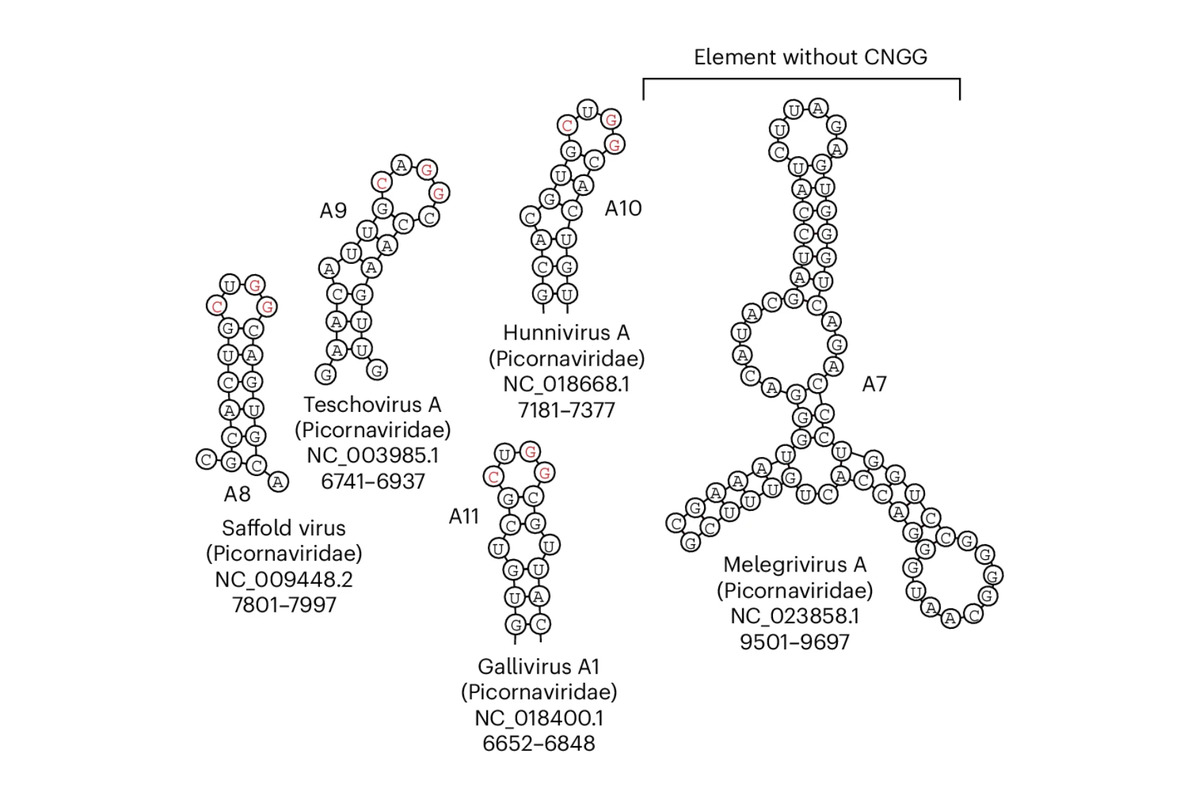
#> input picture images/papers/s41587-025-02891-7.jpg, 1200 x 800 px
$ python paper-image.py ../images/papers/s41587-025-02891-7.jpg ../images/papers/s41587-025-02891-7.jpg
#> lines starting #> are read from the running program, lines starting #| are printed output that depends on the picture
#!/usr/bin/env python3
"""
Make a paper's picture for its card on the Research page
(_includes/research_papers.html): the white margins trimmed, then white
added round the figure to make it 3:2, the card's own shape, with a little
room on every side, at most 1200px wide, as a JPEG in images/papers/. The
card shows the picture whole (object-fit: contain), so a picture made this
way fills its box and nothing in it is cut off.

A fragment cut through at the edge of a panel (half a label, an arrow from
the next panel) is best painted out before, in any image editor.

Usage, from the repository root (needs Pillow: `pip install pillow`):

    python3 _tools/paper-image.py figure.png images/papers/s41587-025-02891-7.jpg

then name the file in the paper's `image:` in _data/publist.yml.
"""

import sys

from PIL import Image, ImageChops

RATIO = 3 / 2
TOP_BOTTOM = 0.06   # the least room above and below, a share of the height
SIDES = 0.04        # and on either side, a share of the width
WIDEST = 1200


def main():
    if len(sys.argv) != 3:
        sys.exit(__doc__.strip().split("\n\n")[-2])
    source, output = sys.argv[1], sys.argv[2]
    image = Image.open(source).convert("RGBA")
    flat = Image.new("RGB", image.size, "white")
#> flat: PIL image 1200x800 RGB; every value is 255
    flat.paste(image, mask=image.split()[3])
#> flat is the input picture: PIL image 1200x800 RGB; mean R, G, B 245.6, 245.5, 245.5

    # The figure: whatever is not (nearly) white.
    difference = ImageChops.difference(flat, Image.new("RGB", flat.size, "white")).convert("L")
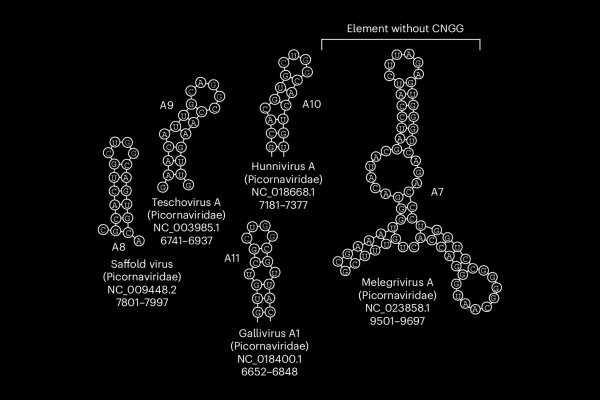
#> difference: PIL image 1200x800 L (shown at 1/2 size); min 0, max 255, mean 9.5
    box = difference.point(lambda v: 255 if v > 24 else 0).getbbox()
#> box = (195, 47, 1004, 752)
    if not box:
        sys.exit(f"{source}: nothing but white")
    figure = flat.crop(box)
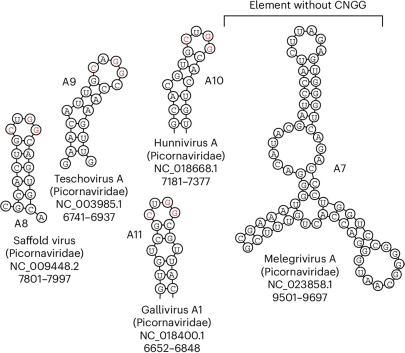
#> figure: PIL image 809x705 RGB (shown at 1/2 size); mean R, G, B 239.1, 239, 239
    w, h = figure.size

    height = max(h / (1 - 2 * TOP_BOTTOM), w / ((1 - 2 * SIDES) * RATIO))
    width, height = round(height * RATIO), round(height)
    card = Image.new("RGB", (width, height), "white")
#> card: PIL image 1202x801 RGB; every value is 255
    card.paste(figure, ((width - w) // 2, (height - h) // 2))
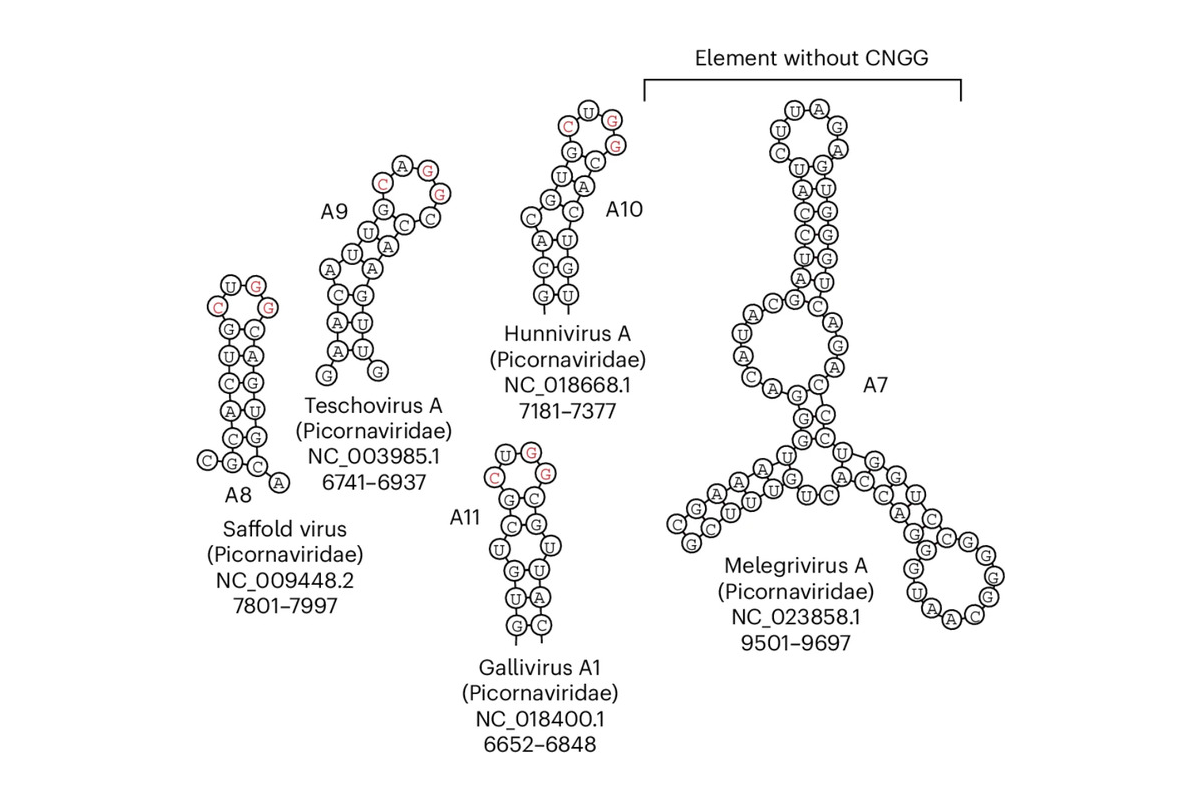
#> card: PIL image 1202x801 RGB; mean R, G, B 245.6, 245.5, 245.5
    if width > WIDEST:
        card = card.resize((WIDEST, round(WIDEST / RATIO)), Image.LANCZOS)
#> card: PIL image 1200x800 RGB
    card.save(output, "JPEG", quality=92, subsampling=0, optimize=True, progressive=True)
    print(f"{output}: {card.size[0]}x{card.size[1]}")
#| ../images/papers/s41587-025-02891-7.jpg: 1200x800


if __name__ == "__main__":
    main()

$ run again, with images/papers/s41467-026-75008-6.jpg copied over images/papers/s41587-025-02891-7.jpg
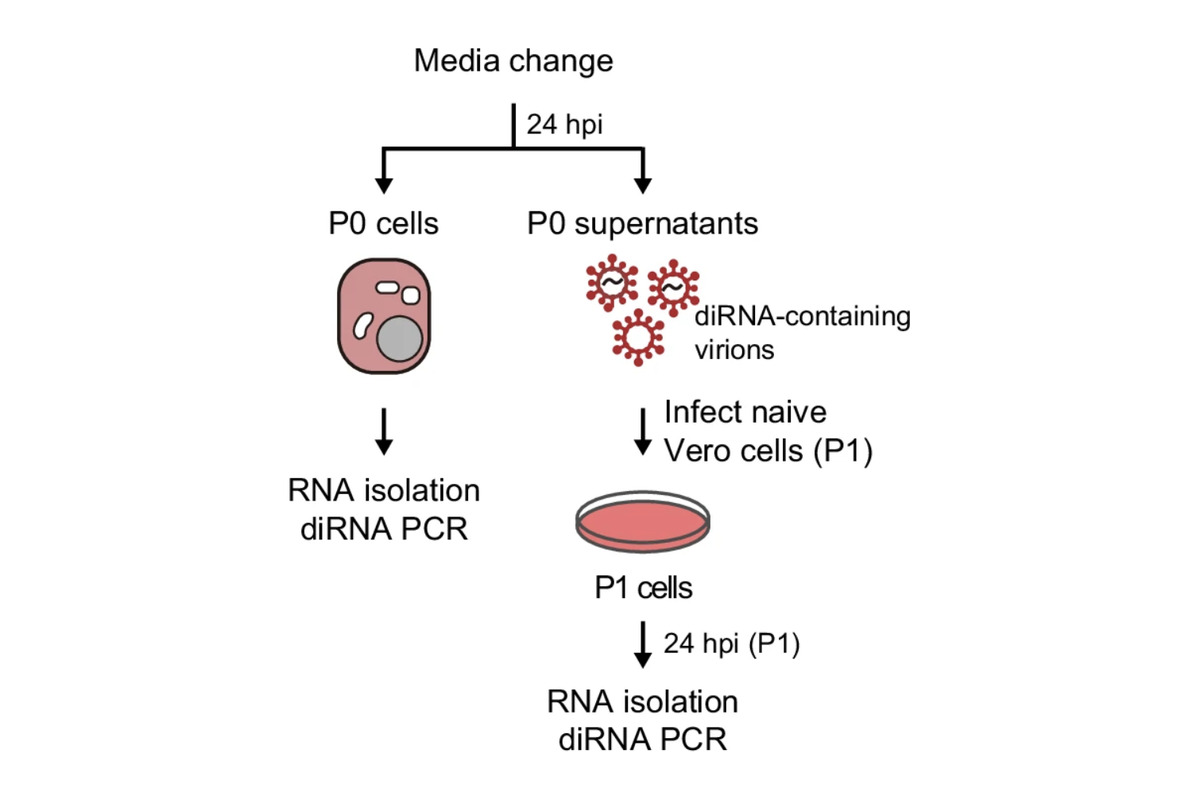
#> input picture images/papers/s41467-026-75008-6.jpg, 1200 x 800 px
#> flat: PIL image 1200x800 RGB; every value is 255
#> in main, flat is the input picture: PIL image 1200x800 RGB; mean R, G, B 248.4, 247.1, 247.1
#> in main, `difference = ImageChops.difference(flat, Image.new("RGB", flat.size, "..`:
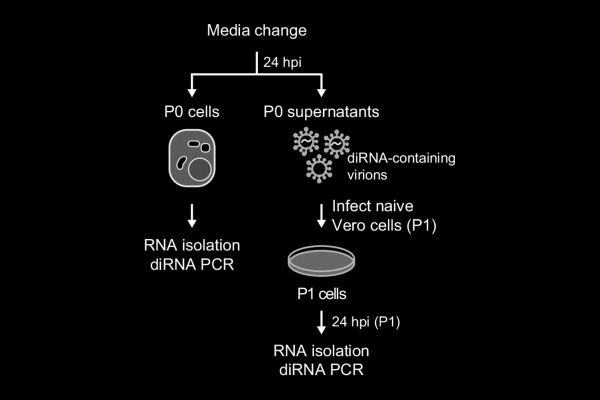
#> difference: PIL image 1200x800 L (shown at 1/2 size); min 0, max 255, mean 7.5
#> box = (289, 48, 910, 751)
#> in main, `figure = flat.crop(box)`:
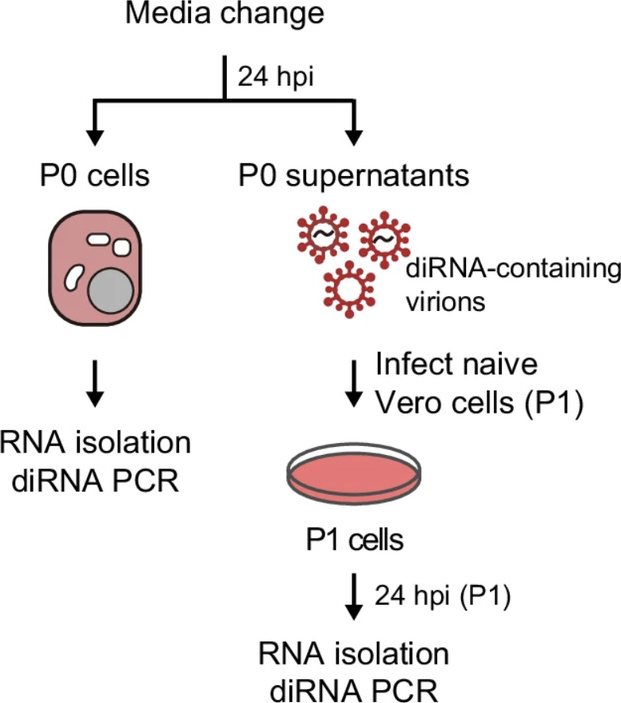
#> figure: PIL image 621x703 RGB; mean R, G, B 240.4, 237.7, 237.7
#| ../images/papers/s41587-025-02891-7.jpg: 1198x799

$ run again, with images/papers/s41586-026-10640-2.jpg copied over images/papers/s41587-025-02891-7.jpg
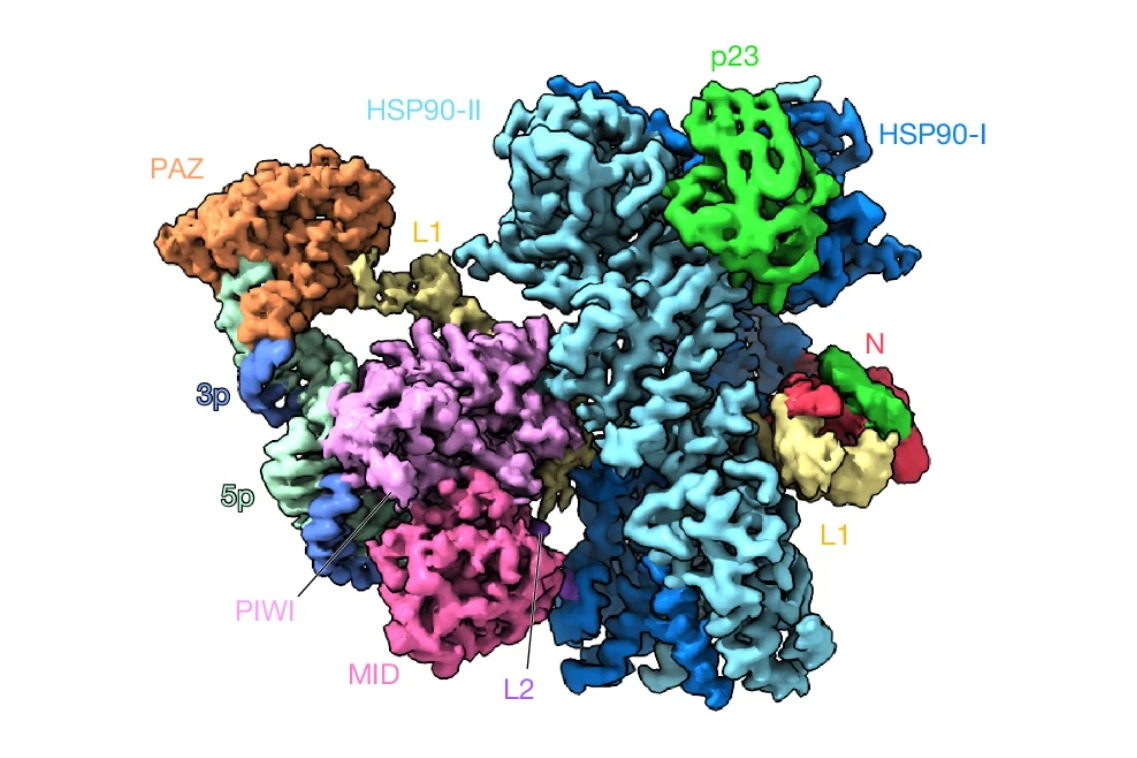
#> input picture images/papers/s41586-026-10640-2.jpg, 1137 x 758 px
#> flat: PIL image 1137x758 RGB; every value is 255
#> in main, flat is the input picture: PIL image 1137x758 RGB; mean R, G, B 196, 201.8, 202.2
#> in main, `difference = ImageChops.difference(flat, Image.new("RGB", flat.size, "..`:
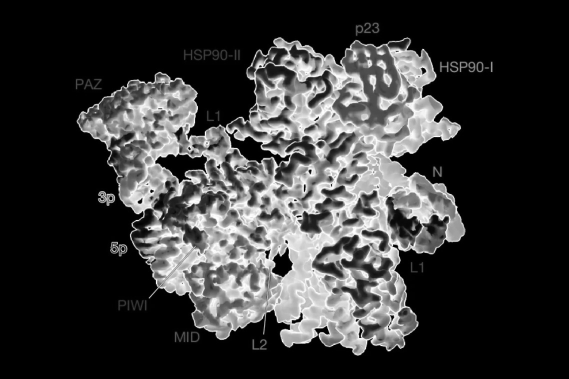
#> difference: PIL image 1137x758 L (shown at 1/2 size); min 0, max 255, mean 54.9
#> box = (152, 45, 986, 712)
#> in main, `card.paste(figure, ((width - w) // 2, (height - h) // 2))`:
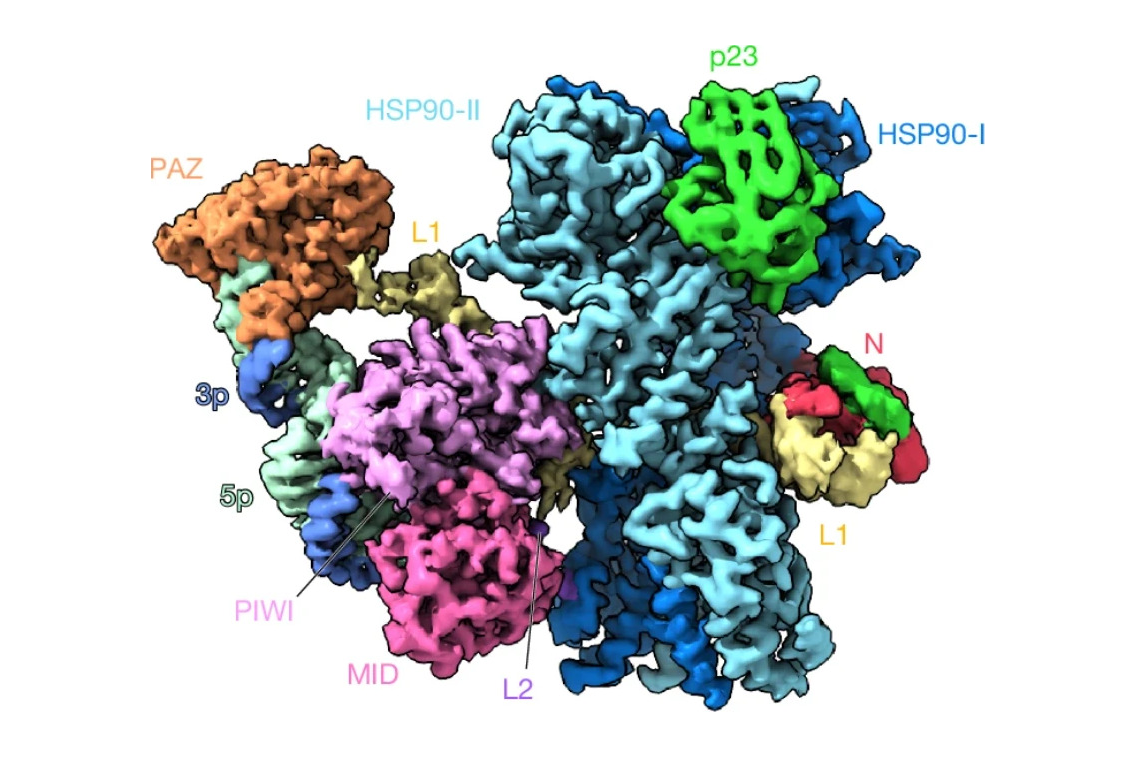
#> card: PIL image 1137x758 RGB; mean R, G, B 196, 201.8, 202.2
#| ../images/papers/s41587-025-02891-7.jpg: 1137x758
